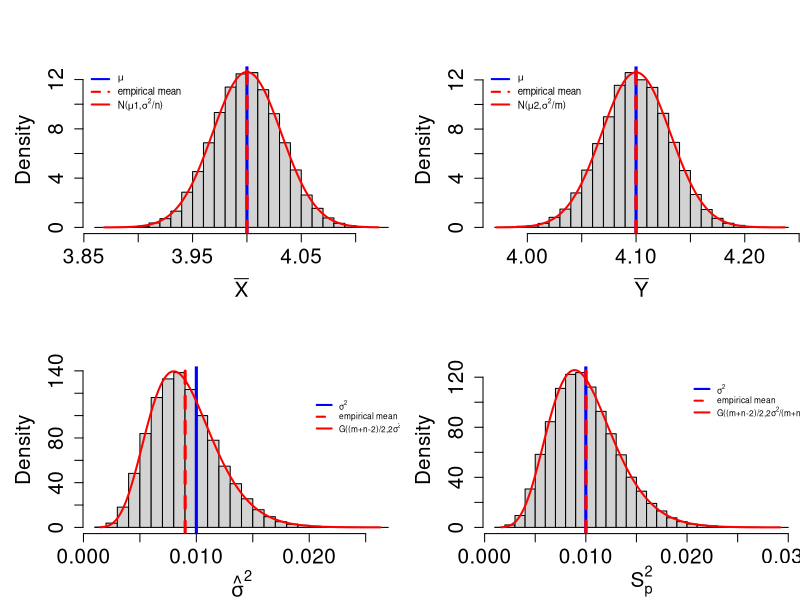
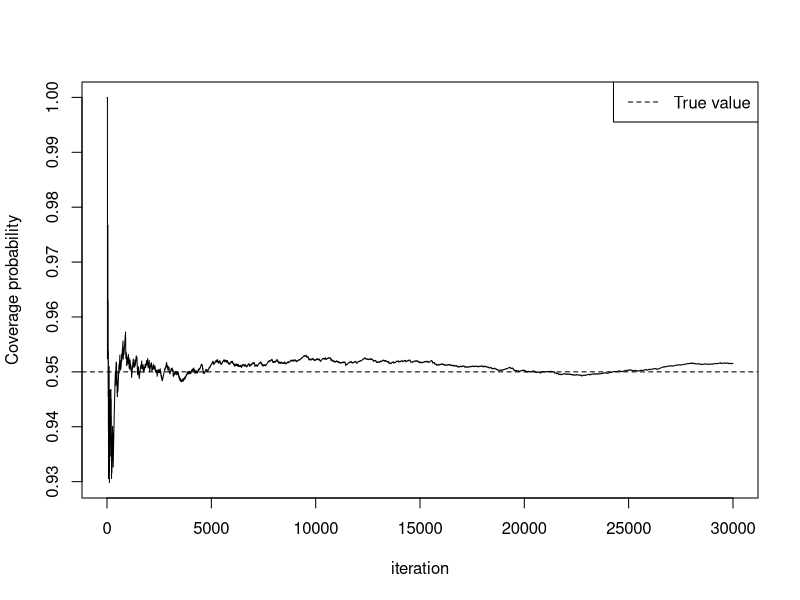
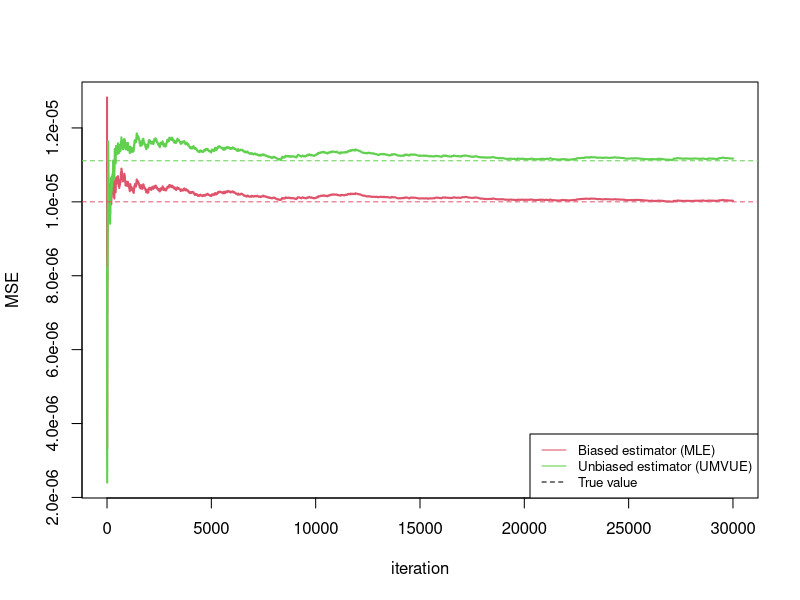

Generate these figures, in order, with R:
getwd()

setwd("C:\\Users\\Owner\\Desktop\\Msc Data Science\\Probability and Statistics\\datasets")
images <- "C:\\Users\\Owner\\Desktop\\Msc Data Science\\Probability and Statistics\\Assigment 2\\Prob_Assigment2\\images\\"


nIter <- 30000

n <- 10
mu_1 <- 4
mu_2 <- 4.1
sigma2 <- 0.01
sigma <- sqrt(sigma2)
ci_probability <- mu_2_hat <- mu_1_hat <- s2_hat <- s2_p <- numeric(nIter)
mse1 <- mse2 <- numeric(nIter)
freq <- freq1 <- freq2 <- 0

t_dist <- qt(p = 0.05 / 2, df = 2*n - 2, lower.tail = F)

for (i in 1:nIter) {
    x <- rnorm(n, mean = mu_1, sd = sqrt(sigma2))
    y <- rnorm(n, mean = mu_2, sd = sqrt(sigma2))
    mu_1_hat[i] <- mean(x)
    mu_2_hat[i] <- mean(y)
    s2_p[i] <- (sum((x - mu_1_hat[i]) ^ 2) + sum((y - mu_2_hat[i]) ^ 2)) / 18
    s2_hat[i] <- (2*n - 2) * s2_p[i] / (2*n)
    freq1 <- freq1 + (s2_hat[i] - sigma2) ^ 2
    freq2 <- freq2 + (s2_p[i] - sigma2) ^ 2
    mse1[i] <- freq1 / i
    mse2[i] <- freq2 / i
    CI_lower <- mu_1_hat[i] - mu_2_hat[i] - t_dist * sqrt(s2_p[i]) * sqrt(2/n)
    CI_upper <- mu_1_hat[i] - mu_2_hat[i] + t_dist * sqrt(s2_p[i]) * sqrt(2/n)
    #ci <- as.numeric(t.test(x)$conf.int)
    freq <- freq + ((CI_lower <= mu_1 - mu_2) & (CI_upper >= mu_1 - mu_2)) * 1
    ci_probability[i] <- freq / i
    if (i %% 1000 == 0) {
        cat(paste0("   iteration ", i), "\r")
    }
}

#6.1
sum(ci_probability)/nIter

#########################################################################

x <- rnorm(n, mean = mu_1, sd = sqrt(sigma2))
y <- rnorm(n, mean = mu_2, sd = sqrt(sigma2))

Sp <- (sum((x - mean(x)) ^ 2) + sum((y - mean(y)) ^ 2)) / 18
var(c(x, y))

CI_lower <- mean(x) - mean(y) - t_dist * sqrt(Sp) * sqrt(2 / n)
CI_upper <- mean(x) - mean(y) + t_dist * sqrt(Sp) * sqrt(2 / n)
((CI_lower <= mu_1 - mu_2) & (CI_upper >= 0.1)) * 1

cat(CI_lower, CI_upper,'\n')
cat(as.numeric(t.test(x, y, var.equal = TRUE, conf.level = 0.95)$conf.int),'\n')
#########################################################################
pdf(file = paste0(images,'Ex6_1.pdf'), width = 9, height = 6)
par(mfrow = c(2, 2), mar = c(4,5,4,0))
hist(mu_1_hat, freq = F, 30, xlab = bquote(bar(X)), main = "", cex.axis = 1.5, cex.lab = 1.5) #, xlim = c(6, 16))
abline(v = c(mu_1, mean(mu_1_hat)), col = c("blue", "red"), lwd = 3, lty = c(1, 2))
xSeq <- seq(min(mu_1_hat), max(mu_1_hat), length = 1000)
points(xSeq, dnorm(xSeq, mu_1, sigma / sqrt(n)), type = "l", lty = 1, col = "red", lwd = 2)
legendText <- c(as.expression(bquote(mu)),
            "empirical mean",
            bquote('N(' * mu * '1,' * sigma ^ 2 * '/' * n * ')'))
legend("topleft", legend = legendText, col = c("blue", "red", "red"), lty = c(1, 2, 1), lwd = 2, bty = "n", cex = 0.7)

hist(mu_2_hat, freq = F, 30, xlab = bquote(bar(Y)), main = "", cex.axis = 1.5, cex.lab = 1.5)#, xlim = c(6, 16))
abline(v = c(mu_2, mean(mu_2_hat)), col = c("blue", "red"), lwd = 3, lty = c(1, 2))
xSeq <- seq(min(mu_2_hat), max(mu_2_hat), length = 1000)
points(xSeq, dnorm(xSeq, mu_2, sigma / sqrt(n)), type = "l", lty = 1, col = "red", lwd = 2)
legendText <- c(as.expression(bquote(mu)),
            "empirical mean",
            bquote('N(' * mu * '2,' * sigma ^ 2 * '/' * m * ')'))
legend("topleft", legend = legendText, col = c("blue", "red", "red"),lty = c(1, 2, 1), lwd = 2, bty = "n", cex = 0.7)

hist(s2_hat, freq = F, 30, xlab = bquote(hat(sigma) ^ 2), main = "", cex.axis = 1.5, cex.lab = 1.5)
abline(v = c(sigma ^ 2, mean(s2_hat)), col = c("blue", "red"), lwd = 3, lty = c(1, 2))
xSeq <- seq(min(s2_hat), max(s2_hat), length = 1000)
points(xSeq, dgamma(xSeq, shape = (2*n - 2) / 2, scale = 2 * (sigma ^ 2 )/( 2*n)), type = "l", lty = 1, col = "red", lwd = 2)
legendText <- c(as.expression(bquote(sigma ^ 2)),
                "empirical mean",
                bquote('G(' * '(m+n-2)/2' * ',' * '2' * sigma ^ 2 * '/m+n)'))
legend(0.020,120, legend = legendText, col = c("blue", "red", "red"), lty = c(1, 2, 1), lwd = 2, bty = "n", cex = 0.6)

hist(s2_p, freq = F, 30, xlab = bquote(S[p] ^ 2), main = "", cex.axis = 1.5, cex.lab = 1.5)
abline(v = c(sigma ^ 2, mean(s2_p)), col = c("blue", "red"), lwd = 3, lty = c(1, 2))
xSeq <- seq(min(s2_p), max(s2_p), length = 1000)
points(xSeq, dgamma(xSeq, shape = (2*n - 2) / 2, scale = 2 * (sigma ^ 2 )/ (2*n - 2)), type = "l", lty = 1, col = "red", lwd = 2)
legendText <- c(as.expression(bquote(sigma ^ 2)),
                "empirical mean",
                bquote('G(' * '(m+n-2)/2' * ',' * '2' * sigma ^ 2 * '/(m+n-2))'))
legend(0.020,120, legend = legendText, col = c("blue", "red", "red"), lty = c(1, 2, 1), lwd = 2, bty = "n", cex = 0.6)
dev.off()

#6.2
pdf(file = paste0(images,'Ex6_2-ci.pdf'), width = 9, height = 6)
plot(ci_probability[1:i], type = 'l', xlab = 'iteration', ylab = 'Coverage probability')
abline(h = 1 - 0.05, lty = 2)
legend('topright', c('True value'), lty = 2)
dev.off()

#6.3
pdf(file = paste0(images,'Ex6_2-mse.pdf'), width = 9, height = 6)
matplot(cbind(mse1[1:i],mse2[1:i]), type = "l", lty = 1, col = 2:3, xlab = 'iteration', ylab = 'MSE', lwd = 2)
abline(h=2*sigma^4/(2*n), col = 2, lty = 2)
abline(h=2*sigma^4/(2*n-2), col = 3, lty = 2)
legend('bottomright', 
       c('Biased estimator (MLE)', 'Unbiased estimator (UMVUE)', 'True value'), 
       col = c(2:3,1), lty = c(1,1,2),cex = 0.8)
dev.off()

